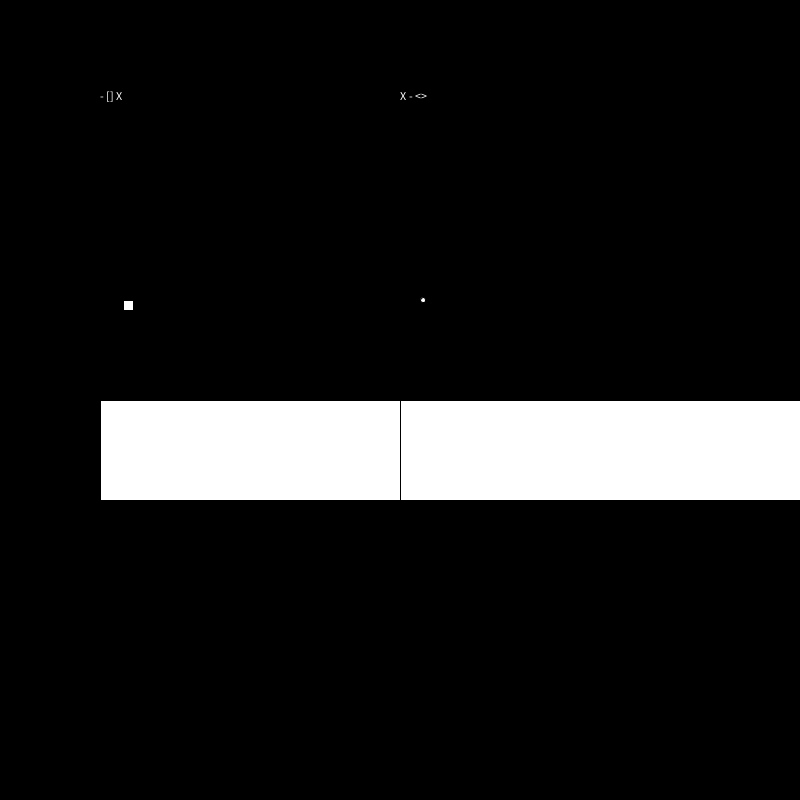
Frame 1 (no input)
Frame 60 (the mouse pressed at the canvas centre just before this capture): identical to frame 1, image omitted
Frame 120 (the mouse held since frame 60 and released just before this capture): identical to frame 1, image omitted

The Processing sketch that drew this single still picture (run headless with seeded random() and noise(); from frame 60 on, the mouse is pressed at the canvas centre):

// Processing sketch: windowsketch_240503aWindowCloser
// ── windowsketch_240503aWindowCloser.pde
void setup() {
  size(800, 800);
}

void draw() {
  background(0);

  rect(100, 400, 400, 100);
  rect(100, 400, 400, 100);

  square(123, 300, 10);
  square(123, 300, 10);
  square(123, 300, 10);
  text("- [] X", 100, 100);
  
  translate(300,0);
  rect(100, 400, 400, 100);
  rect(100, 400, 400, 100);

  circle(123, 300, 5);
  circle(123, 300, 5);
  circle(123, 300, 5);
  text("X - <>", 100, 100);
  
  
}
